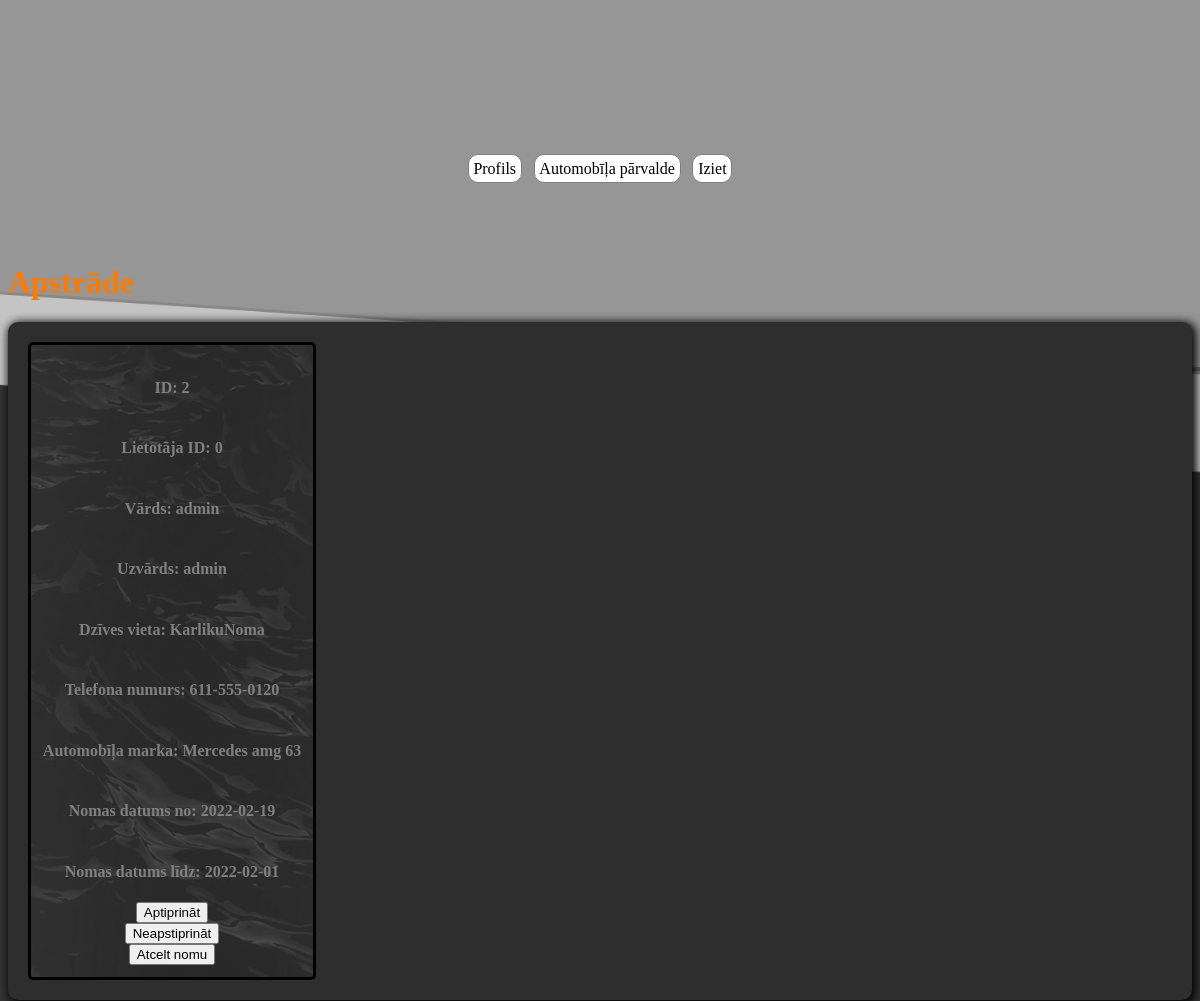
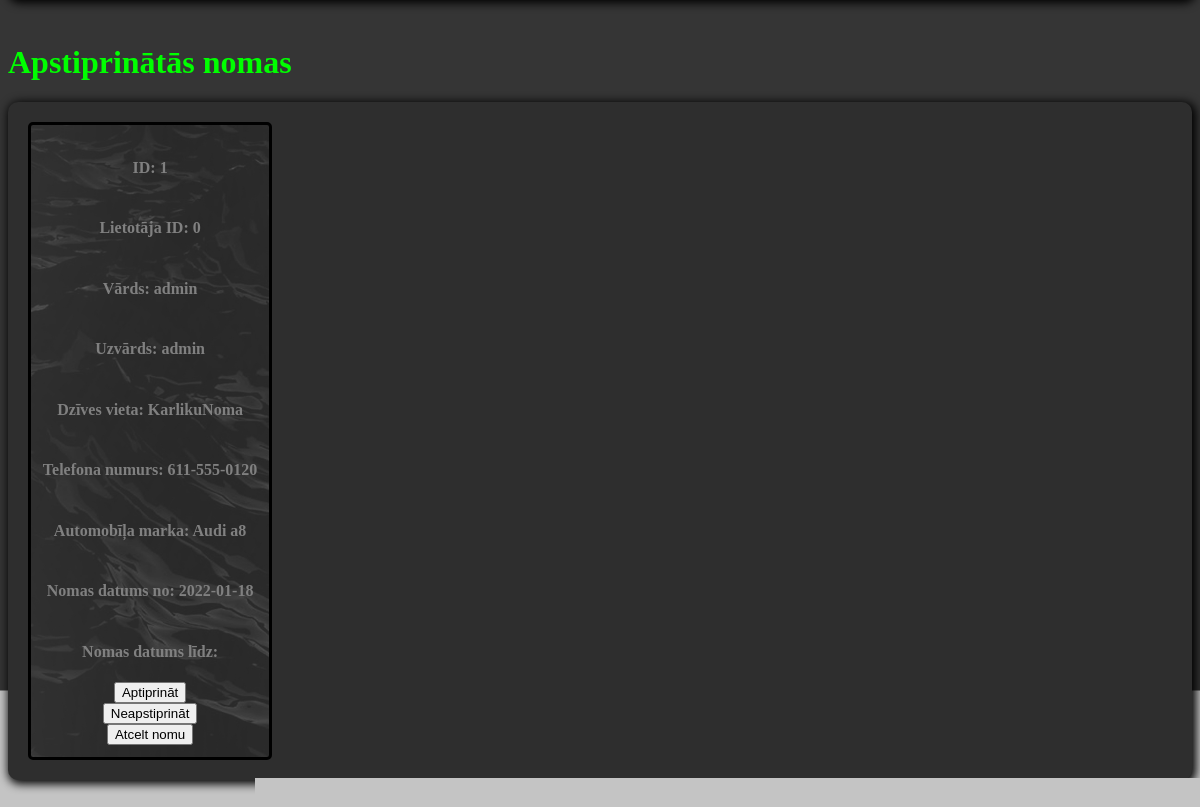
Page /admin (signed in) on the committed database (2 pictures, top to bottom).
### models.py (models this page shows, shortened)
class UserCar(db.Model):
    __tablename__ = 'user_car'
    id = db.Column(db.Integer, primary_key=True)
    car = db.Column(db.String(20), nullable=False)
    from_date = db.Column(db.String(20), nullable=False)
    to_date = db.Column(db.String(20), nullable=False)
    booked_status = db.Column(db.Integer, default=0)
    owner_id = db.Column(db.Integer, db.ForeignKey("user.id"))

class User(db.Model):
    __tablename__ = 'user'
    id = db.Column(db.Integer, primary_key=True)
    firstname = db.Column(db.String(20), nullable=False)
    lastname = db.Column(db.String(20), nullable=False)
    email = db.Column(db.String(40), nullable=False)
    password = db.Column(db.String(40), nullable=False)
    address = db.Column(db.String(40), nullable=False)
    mobile_number = db.Column(db.String(20), nullable=False)
    role = db.Column(db.String(5), nullable=False)
    car = db.relationship("UserCar", cascade="all, delete")

### main.py (the view)
@app.route('/admin')
def admin():
  try:
    if is_user_logged() and is_user_admin(session['user']):
      return render_template("admin.html", user_cars = get_all_users_cars())
    else:
      return redirect(url_for('home'))
  except Exception as e:
    flash(str(e))
    return redirect(url_for('home'))

### business_logic.py (called while the page is built)
def get_user_data(id):
    return User.query.filter(User.id == id).first()

def get_all_users_cars():
    data = []
    for car in UserCar.query.all():
        data.append([car, get_user_data(car.owner_id)])
    return data

def is_user_admin(id):
    try:
        return True if get_user_data(id).role == "admin" else False
    except Exception as e:
        raise Exception("Lietotajs nav pieslēdzies sistēmai/Nav pieeja šai lapai")

def is_user_logged():
    try:
        return True if get_user_data(session['user']) else False
    except:
        raise Exception("Lietotajs nav pieslēdzies sistēmai/Nav pieeja šai lapai")

### templates/admin.html (shortened to what this page needs)
<!DOCTYPE html>
<html lang="lv">
<head>
</head>
<body>
<link rel="stylesheet" href="/static/css/admin.css">
{% block content %}
<div class="navigation-bar">
  <a href="/profile">Profils</a>
  <a href="/admin/car_manager">Automobīļa pārvalde</a>
  <a href="/logout">Iziet</a>
</div>
<div class="admin-library">
    {% for index in range(3) %}
    {% if index == 0 %}
      <h1 id="processing">Apstrāde</h1>
    {% elif index == 1 %}
      <h1 id="accepted">Apstiprinātās nomas</h1>
    {% elif index == 2 %}
      <h1 id="declined">Noraidītās nomas</h1>
    {% endif %}
    <div id="biblioteka">
      {% for user_car in user_cars %}
          {% if user_car[0].booked_status == index %}
            <div class="jaunsLogs">
              <h4> ID: {{ user_car[0].id }}</h4>
              <h4> Lietotāja ID: {{ user_car[1].id }}</h4>
              <h4>Vārds: {{ user_car[1].firstname }}</h4>
              <h4>Uzvārds: {{ user_car[1].lastname }}</h4>
              <h4>Dzīves vieta: {{ user_car[1].address }}</h4>
              <h4>Telefona numurs: {{ user_car[1].mobile_number }}</h4>
              <h4>Automobīļa marka: {{ user_car[0].car }}</h4>
              <h4>Nomas datums no: {{ user_car[0].from_date }}</h4>
              <h4>Nomas datums līdz: {{ user_car[0].to_date }}</h4>
              <a href="/admin/set_booking_status/{{ user_car[0].id }}/1"><button>Aptiprināt</button></a>
              <a href="/admin/set_booking_status/{{ user_car[0].id }}/2"><button>Neapstiprināt</button></a>
              <a href="/delete_car/{{ user_car[0].id }}"><button class="delete_car_button">Atcelt nomu</button></a>
            </div>
          {% endif %}
      {% endfor %}
    </div>
  {% endfor %}
</div>
{% endblock %}
</body>
</html>

### static/css/admin.css (style rules this page uses)
body { background-image: url("/static/img/adminlapa.png"); background-repeat: no-repeat; background-attachment: fixed; background-size: cover, contain; background-color: lightgray; }
a { text-decoration: none; }
.navigation-bar { display: flex; justify-content: center; gap: 1%; align-items: center; margin-top: 13%; }
.navigation-bar > a { border: 1px solid gray; border-radius: 10px; background-color: white; padding: 0.2%; color: black; padding: 0.4%; }
#biblioteka { display: flex; flex-direction: row; flex-wrap: wrap; }
.jaunsLogs { display: flex; background-image: url("../img/fons.jpg"); background-size: cover; flex-direction: column; margin: 20px; align-items: center; border: 3px solid black; border-radius: 5px; padding: 1%; }
h4 { color: gray; }
.admin-library { margin-top: 5%; width: 100%; display: flex; flex-direction: column; justify-content: center; gap: 5%; }
#biblioteka { display: flex; flex-wrap: wrap; background-color: rgb(46, 46, 46); box-shadow: 2px 2px 10px 2px black; border-radius: 10px; margin-bottom: 2%; }
#processing { color: rgb(255, 123, 0); }
#accepted { color: lime; }

### rows in the picture
UserCar: id "2", user_car "0", firstname "admin", lastname "admin", address "KarlikuNoma", mobile_number "611-555-0120", car "Mercedes amg 63", from_date "2022-02-19", to_date "2022-02-01"
UserCar: id "1", user_car "0", firstname "admin", lastname "admin", address "KarlikuNoma", mobile_number "611-555-0120", car "Audi a8", from_date "2022-01-18"
